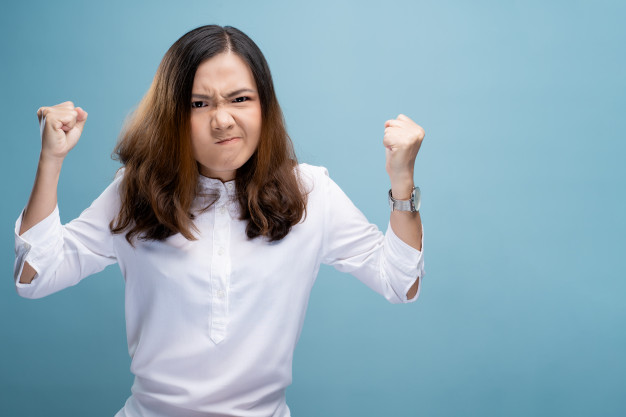
#> input picture angry.jpg, 626 x 417 px; its folder holds only this picture in this run
$ python face.py --dataset .
#> lines starting #> are read from the running program, lines starting #| are printed output that depends on the picture
import cv2
import argparse
import glob
import os


ap = argparse.ArgumentParser()
ap.add_argument('-d', '--dataset', required = True, \
help = 'Path to the input image')
args = vars(ap.parse_args())
dataset= args["dataset"]
print('처리중...')
verbose=True
imagePath=os.path.join('D:\Emotion3\resultss')
face_cascade = cv2.CascadeClassifier('haarcascade_files/haarcascade_frontalface_default.xml')
eye_casecade = cv2.CascadeClassifier('haarcascade_files/haarcascade_eye.xml')
for imagePath in glob.glob(dataset +"/*.jpg"):
 print(imagePath, '처리중...')
 img = cv2.imread(imagePath)
#> img is the input picture: shape (417, 626, 3); mean B, G, R 181.8, 168.8, 141.2
 gray = cv2.cvtColor(img, cv2.COLOR_BGR2GRAY)
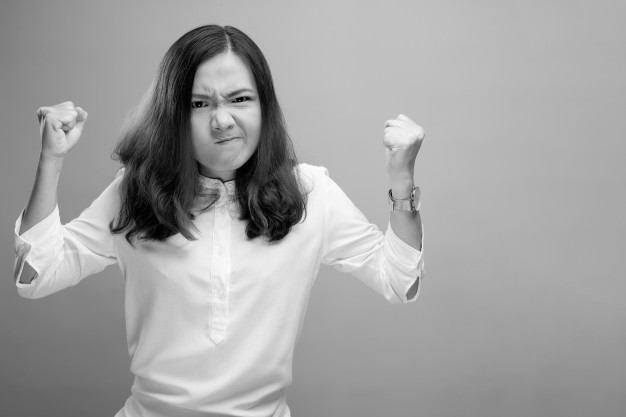
#> gray: shape (417, 626); min 0, max 255, mean 162
 faces = face_cascade.detectMultiScale(gray, 1.3,5)
#> faces = [[173, 62, 101, 101]]

 for (x,y,w,h) in faces:
    cropped = img[y - int(h / 4):y + h + int(h / 4), x - int(w / 4):x + w + int(w / 4)]
    # 이미지를 저장
    if cropped.size == 0: #얼굴감지 못했으면 생략하세요
     continue
    cropped = cv2.resize(cropped, dsize=(48,48), interpolation=cv2.INTER_AREA)


    loc1=imagePath.rfind("\\")
    loc2=imagePath.rfind(".")
    fname='results/'+imagePath[loc1+1:loc2]+'.png'
    cv2.imwrite(fname,cropped)
    cv2.destroyAllWindows()
#> this loop made 1 pass
#> (x, y, w, h, loc1, loc2, fname) on pass 1: (173, 62, 101, 101, -1, 7, 'results/./angry.png')
#> pass 1, `cropped = img[y - int(h / 4):y + h + int(h / 4), x - int(w / 4):x + w ..`:
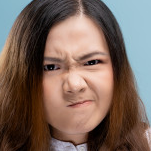
#> cropped: shape (151, 151, 3); mean B, G, R 91.5, 101.3, 120.9
#> pass 1, `cropped = cv2.resize(cropped, dsize=(48,48), interpolation=cv2.INTER_A..`:
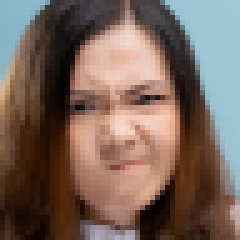
#> cropped: shape (48, 48, 3) (shown 5 times larger); mean B, G, R 91.5, 101.3, 120.9

# cv2.imshow('Image view', img)
# cv2.waitKey(0)
cv2.destroyAllWindows()
